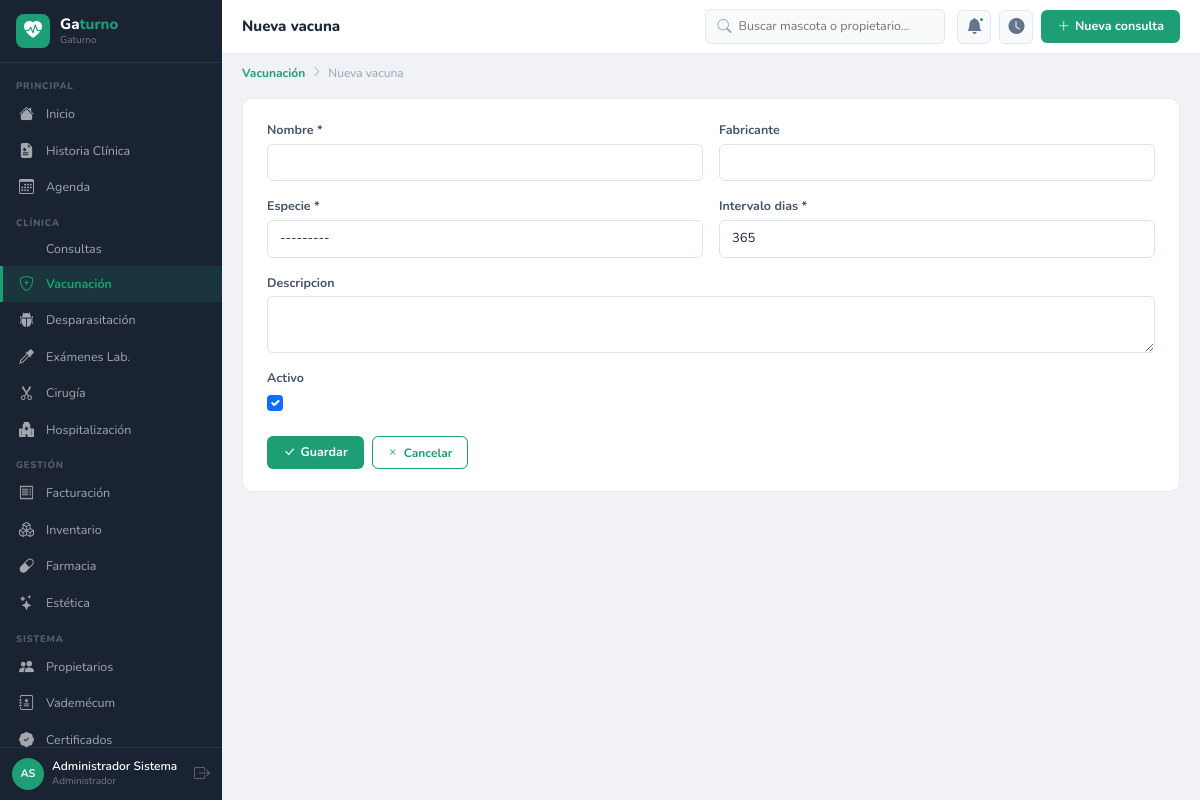
The page /vacunacion/vacunas/nuevo/ (signed in) on the database its author committed.
### apps/accounts/models.py (models this page shows, shortened)
class Usuario(AbstractUser):
    ROLES = [('admin','Administrador'),('veterinario','Veterinario'),
             ('asistente','Asistente'),('recepcionista','Recepcionista'),('esteticista','Esteticista')]
    rol = models.CharField(max_length=20, choices=ROLES, default='recepcionista')
    telefono = models.CharField(max_length=20, blank=True)
    foto = models.ImageField(upload_to='usuarios/', blank=True, null=True)
    matricula = models.CharField(max_length=30, blank=True)
    especialidad = models.CharField(max_length=100, blank=True)
    class Meta:
        verbose_name='Usuario'; verbose_name_plural='Usuarios'
    @property
    def nombre_completo(self):
        return self.get_full_name() or self.username
    @property
    def iniciales(self):
        fn = (self.first_name or '')[:1].upper()
        ln = (self.last_name or '')[:1].upper()
        return (fn + ln) or self.username[:2].upper()

### apps/vacunacion/views.py (the view)
# urls.py: urlpatterns=[path('',views.lista,name='lista'),path('nuevo/',views.crear,name='crear'),path('<int:pk>/',views.detalle,name='detalle'),path('<int:pk>/editar/',views.editar,name='editar'),path('vacunas/
@login_required
def crear_vacuna(request):
    form=VacunaForm(request.POST or None)
    if form.is_valid():
        form.save();messages.success(request,'Vacuna creada.');return redirect('vacunacion:vacunas')
    return render(request,'vacunacion/form_vacuna.html',{'form':form,'titulo':'Nueva vacuna'})

### apps/vacunacion/forms.py
class VacunaForm(forms.ModelForm):
    class Meta:
        model=Vacuna
        fields=['nombre','fabricante','especie','intervalo_dias','descripcion','activo']
        widgets={'nombre':forms.TextInput(attrs={'class':'form-control'}),'fabricante':forms.TextInput(attrs={'class':'form-control'}),'especie':forms.Select(attrs={'class':'form-select'}),'intervalo_dias':forms.NumberInput(attrs={'class':'form-control'}),'descripcion':forms.Textarea(attrs={'class':'form-control','rows':2}),'activo':forms.CheckboxInput(attrs={'class':'form-check-input'})}

### apps/accounts/templatetags/vetclinic_tags.py (called while the page is built)
@register.filter
def widget_class(field):
    return field.field.widget.__class__.__name__

### apps/pacientes/models.py (called while the page is built)
    def __str__(self): return self.nombre

### templates/vacunacion/form_vacuna.html (shortened to what this page needs)
{% extends 'base/base.html' %}
{% load widget_tweaks %}
{% load vetclinic_tags %}
{% block page_title %}{{ titulo }}{% endblock %}
{% block breadcrumb %}<nav class="vc-bc"><a href="{% url 'vacunacion:lista' %}">Vacunación</a><i class="bi bi-chevron-right"></i><span>{{ titulo }}</span></nav>{% endblock %}
{% block content %}
<div class="form-card">
<form method="post" enctype="multipart/form-data">{% csrf_token %}
<div class="row g-3">
{% for field in form %}
<div class="{% if 'Textarea' in field|widget_class or 'CheckboxSelectMultiple' in field|widget_class %}col-12{% else %}col-md-6{% endif %}">
  <label class="form-label">{{ field.label }}{% if field.field.required %} *{% endif %}</label>
  {% render_field field %}
</div>
{% endfor %}
</div>
<div class="d-flex gap-2 mt-4">
  <button type="submit" class="btn-vc"><i class="bi bi-check-lg"></i> Guardar</button>
  <a href="javascript:history.back()" class="btn-ol"><i class="bi bi-x"></i> Cancelar</a>
</div>
</form>
</div>
{% endblock %}

### templates/base/base.html (shortened to what this page needs)
<!DOCTYPE html>
<html lang="es">
<head>
<link rel="stylesheet" href="https://cdn.jsdelivr.net/npm/bootstrap@5.3.2/dist/css/bootstrap.min.css">
<link rel="stylesheet" href="https://cdn.jsdelivr.net/npm/bootstrap-icons@1.11.3/font/bootstrap-icons.min.css">
{% load static %}<link rel="stylesheet" href="{% static 'css/vetclinic.css' %}">
</head>
<body>
<nav class="vc-sb" id="sidebar">
  <div class="sb-brand">
    <div class="sb-ic"><i class="bi bi-heart-pulse-fill"></i></div>
    <div><div class="sb-nm">Ga<em>turno</em></div><span class="sb-sub">{{ CLINICA_NOMBRE }}</span></div>
  </div>
  <div class="sb-nav">
    <div class="nav-sec">Principal</div>
    <a href="{% url 'reportes:dashboard' %}" class="nav-link {% if request.resolver_match.namespace == 'reportes' %}active{% endif %}"><i class="bi bi-house-fill"></i><span>Inicio</span></a>
    <a href="{% url 'pacientes:lista' %}" class="nav-link "><i class="bi bi-file-earmark-medical-fill"></i><span>Historia Clínica</span></a>
    <a href="{% url 'agenda:lista' %}" class="nav-link "><i class="bi bi-calendar3"></i><span>Agenda</span></a>
    <div class="nav-sec">Clínica</div>
    <a href="{% url 'consultas:lista' %}" class="nav-link {% if request.resolver_match.namespace == 'consultas' %}active{% endif %}"><span>Consultas</span></a>
    <a href="{% url 'vacunacion:lista' %}" class="nav-link {% if request.resolver_match.namespace == 'vacunacion' %}active{% endif %}"><i class="bi bi-shield-plus"></i><span>Vacunación</span></a>
    <a href="{% url 'desparasitacion:lista' %}" class="nav-link {% if request.resolver_match.namespace == 'desparasitacion' %}active{% endif %}"><i class="bi bi-bug-fill"></i><span>Desparasitación</span></a>
    <a href="{% url 'examenes:lista' %}" class="nav-link {% if request.resolver_match.namespace == 'examenes' %}active{% endif %}"><i class="bi bi-eyedropper"></i><span>Exámenes Lab.</span></a>
    <a href="{% url 'cirugia:lista' %}" class="nav-link {% if request.resolver_match.namespace == 'cirugia' %}active{% endif %}"><i class="bi bi-scissors"></i><span>Cirugía</span></a>
    <a href="{% url 'hospitalizacion:lista' %}" class="nav-link "><i class="bi bi-hospital-fill"></i><span>Hospitalización</span></a>
    <div class="nav-sec">Gestión</div>
    <a href="{% url 'facturacion:lista' %}" class="nav-link {% if request.resolver_match.namespace == 'facturacion' %}active{% endif %}"><i class="bi bi-receipt"></i><span>Facturación</span></a>
    <a href="{% url 'inventario:lista' %}" class="nav-link {% if request.resolver_match.namespace == 'inventario' %}active{% endif %}"><i class="bi bi-boxes"></i><span>Inventario</span></a>
    <a href="{% url 'farmacia:lista' %}" class="nav-link {% if request.resolver_match.namespace == 'farmacia' %}active{% endif %}"><i class="bi bi-capsule"></i><span>Farmacia</span></a>
    <a href="{% url 'estetica:lista' %}" class="nav-link {% if request.resolver_match.namespace == 'estetica' %}active{% endif %}"><i class="bi bi-stars"></i><span>Estética</span></a>
    <div class="nav-sec">Sistema</div>
    <a href="{% url 'propietarios:lista' %}" class="nav-link {% if request.resolver_match.namespace == 'propietarios' %}active{% endif %}"><i class="bi bi-people-fill"></i><span>Propietarios</span></a>
    <a href="{% url 'vademecum:lista' %}" class="nav-link {% if request.resolver_match.namespace == 'vademecum' %}active{% endif %}"><i class="bi bi-journal-medical"></i><span>Vademécum</span></a>
    <a href="{% url 'certificados:lista' %}" class="nav-link {% if request.resolver_match.namespace == 'certificados' %}active{% endif %}"><i class="bi bi-patch-check-fill"></i><span>Certificados</span></a>
  </div>
  <div class="sb-user">
    <div class="u-av">{{ request.user.iniciales }}</div>
    <div><div class="u-nm">{{ request.user.nombre_completo }}</div><div class="u-role">{{ request.user.get_rol_display }}</div></div>
    <a href="{% url 'accounts:logout' %}" class="u-out" title="Salir"><i class="bi bi-box-arrow-right"></i></a>
  </div>
</nav>
<div class="vc-main">
  <header class="vc-top">
    <div class="top-tit">{% block page_title %}Gaturno{% endblock %}</div>
    <div class="top-srch">
      <i class="bi bi-search"></i>
      <input type="text" id="globalSearch" placeholder="Buscar mascota o propietario…" autocomplete="off">
    </div>
    <div class="top-acts">
      <div class="top-btn"><i class="bi bi-bell-fill"></i><div class="top-dot"></div></div>
      <a href="{% url 'agenda:sala_espera' %}" class="top-btn" title="Sala de espera"><i class="bi bi-clock-fill"></i></a>
      <a href="{% url 'consultas:crear' %}" class="btn-vc"><i class="bi bi-plus-lg"></i> Nueva consulta</a>
    </div>
  </header>
  {% block breadcrumb %}{% endblock %}
  <div class="vc-cnt">{% block content %}{% endblock %}</div>
</div>
{% load static %}<script src="{% static 'js/vetclinic.js' %}"></script>
</body>
</html>

### rows shown on the page
Usuario: user.iniciales "AS", user.nombre_completo "Administrador Sistema", user.rol "Administrador"

### other values the page prints
{{ CLINICA_NOMBRE }} "Gaturno"
{{ titulo }} "Nueva vacuna"
{{ field.label }} "Nombre" "Fabricante" "Especie" "Intervalo dias" "Descripcion" "Activo"
